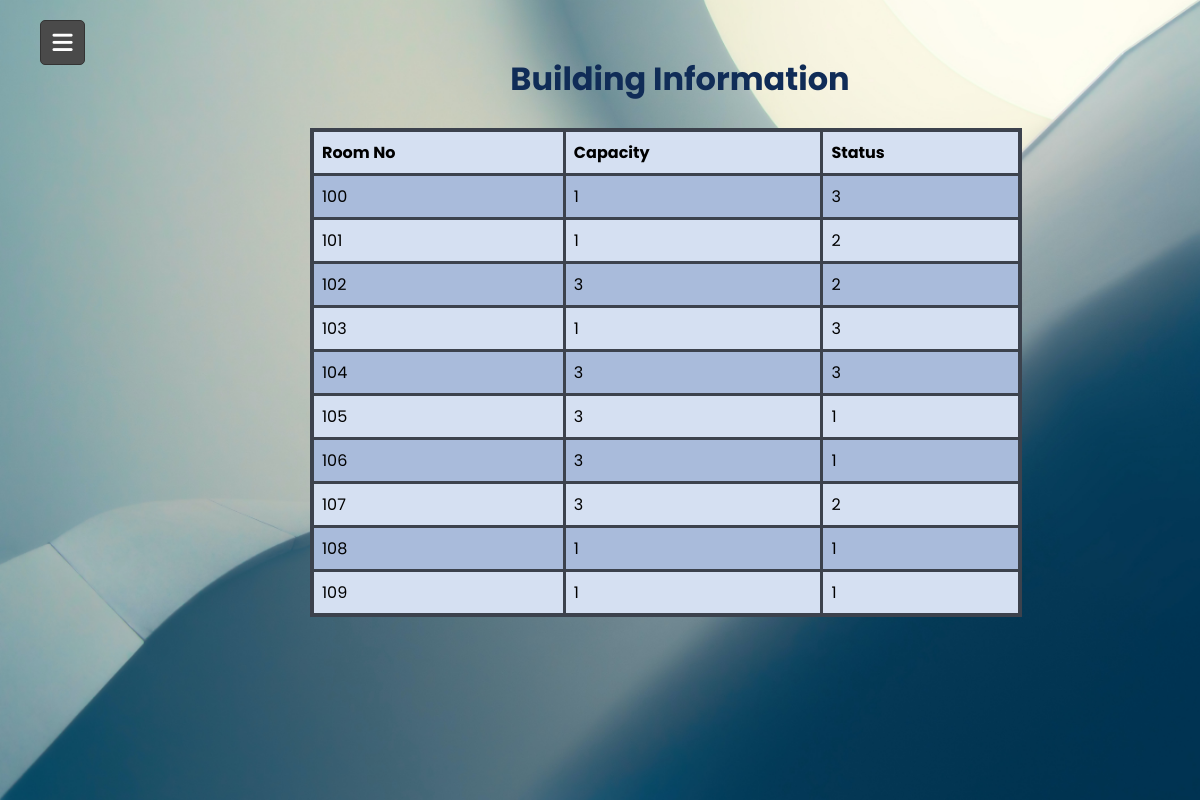
Page /pages/admin/building_info.php (signed in) on the committed database.
### tables this page shows
CREATE TABLE `building_info` (
  `room_no` varchar(255) NOT NULL,
  `capacity` varchar(255) NOT NULL,
  `status` varchar(255) NOT NULL
);

### pages/admin/building_info.php (the view, shortened to what this page needs)
<!DOCTYPE html>
<html lang="en" dir="ltr">
<head>
</head>
<body>
  <div class="background">
    <div>
      <?php include "ad_nav.php" ?>
    </div>
    <div class="output">
      <br>
      <h1 style="color:#102c57">Building Information</h1><br>
      <?php
        include '../../db/db.php';
          $sql = "SELECT * FROM building_info";
          $result = mysqli_query($db, $sql);
          echo "<table border='3'>
          <tr>
          <th>Room No</th>
          <th>Capacity</th>
          <th>Status</th>
          </tr>";
          while($row = mysqli_fetch_array($result)){
          echo "<tr>";
          echo "<td>"  . $row['room_no'] . "</td>";
          echo "<td>" . $row['capacity'] . "</td>";
          echo "<td>" . $row['status'] . "</td>";
          echo "</tr>";
          }
          echo "</table>";
      ?>
    </div>
  </div>
</body>
</html>

### pages/admin/building_info.php (style rules this page uses)
.background { height: 100vh; background-image: url("../../img/forget.jpg"); background-size: cover; background-repeat: repeat; }
.output { margin-left: 310px; }
h1 { margin-top: 30px; text-align: center; margin-left: -150px; }
table { border-collapse: collapse; border-spacing: 0; width: 80%; border: 4px solid #3c424d; }
th, td { text-align: left; padding: 8px; border: 3px solid #3c424d; }
tr:nth-child(even) { background-color: #a9bbdb }
tr:nth-child(odd) { background-color: #d5e0f2 }

### pages/admin/ad_nav.php (style rules this page uses)
* { margin: 0; padding: 0; box-sizing: border-box; font-family: 'Poppins', sans-serif; }

### rows in the picture
building_info: room_no "100", capacity "1", status "3"
building_info: room_no "101", capacity "1", status "2"
building_info: room_no "102", capacity "3", status "2"
building_info: room_no "103", capacity "1", status "3"
building_info: room_no "104", capacity "3", status "3"
building_info: room_no "105", capacity "3", status "1"
building_info: room_no "106", capacity "3", status "1"
building_info: room_no "107", capacity "3", status "2"
building_info: room_no "108", capacity "1", status "1"
building_info: room_no "109", capacity "1", status "1"
